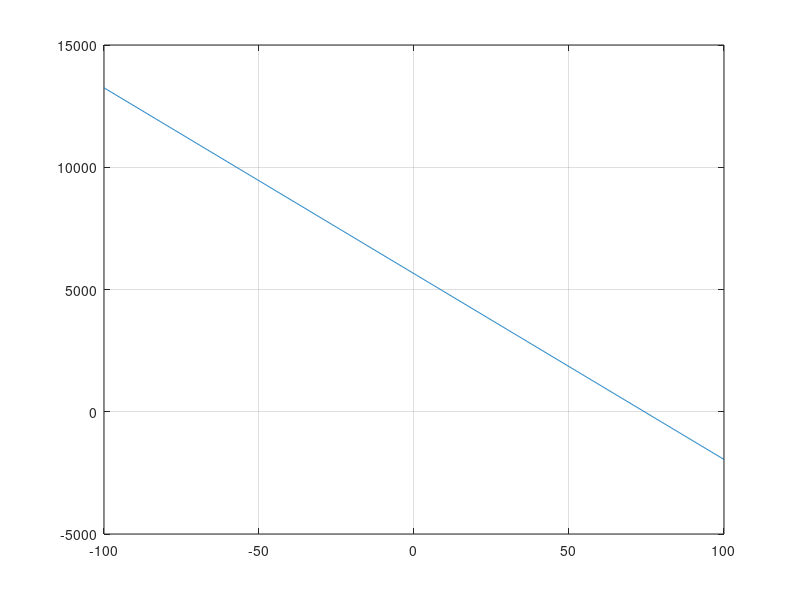

This chart was generated by the following MATLAB code: (Note: this script raises an error after producing the figure.)
clf
clearvars
func = @(x,A,B,C) A.*(x-B)+C;
iter_sum = 0;
r_sum = 0;

    clf 
    a = randi([-100 100],1);
    b = randi([-100 100],1);
    c = randi([-100 100],1);

    x_test = linspace(-100,100,1000);
    y_test = func(x_test,a,b,c);
    plot(x_test,y_test);
    grid on

    ga = a + 100*randn(1);
    gb = b + 100*randn(1);
    gc = c + 100*randn(1);
    y_test = y_test + (1.*10.^((log10(abs(a))))).*((randn([1,1000])));
    tic
    [A,B,C,iter,residual] = fit_algorithm(ga,gb,gc,x_test,y_test)
    toc
    plot(x_test,func(x_test,a,b,c),'--K')
function [fitA, fitB, fitC,iter,residual] = fit_algorithm(ga,gb,gc,x0,y0)
    func = @(x,A,B,C) A.*(x-B)+C;
    y_fit = func(x0,ga,gb,gc);
    residual = sum((abs(y_fit - y0).^2));
    tolerance = 1e-3;
    dV = 10;
    A = ga;
    B = gb; 
    C = gc;
    iter = 0;
    r_track = 1;
    r_hold = residual;
    while((r_track > tolerance) && (iter < 10000) && (dV > 1e-4))
        r1 = sum((abs(func(x0,A-dV,B,C)-y0).^2));
        r2 = sum((abs(func(x0,A+dV,B,C)-y0).^2));
        r3 = sum((abs(func(x0,A,B-dV,C)-y0).^2));
        r4 = sum((abs(func(x0,A,B+dV,C)-y0).^2));
        r5 = sum((abs(func(x0,A,B,C-dV)-y0).^2));
        r6 = sum((abs(func(x0,A,B,C+dV)-y0).^2));
        [R,I] = min([r1;r2;r3;r4;r5;r6]);
        if R > residual
            dV = dV/2;
        else
            residual = R;
            switch I
                case 1
                    A = A-dV;
                case 2
                    A = A+dV;
                case 3
                    B = B-dV;
                case 4
                    B = B+dV;
                case 5
                    C = C-dV;
                case 6
                    C = C+dV;
            end
           clf
            plot(x0,y0,'.','MarkerSize',3)
            hold on
            plot(x0,func(x0,A,B,C),'--')
            grid on
            drawnow
            iter = iter + 1;
            r_track = r_hold - residual;
            r_hold = residual;
        end
    end
    fitA = A;
    fitB = B; 
    fitC = C;
    plot(x0,y0,'.','MarkerSize',3)
    hold on
    plot(x0,func(x0,A,B,C),'R')
    grid on
end
